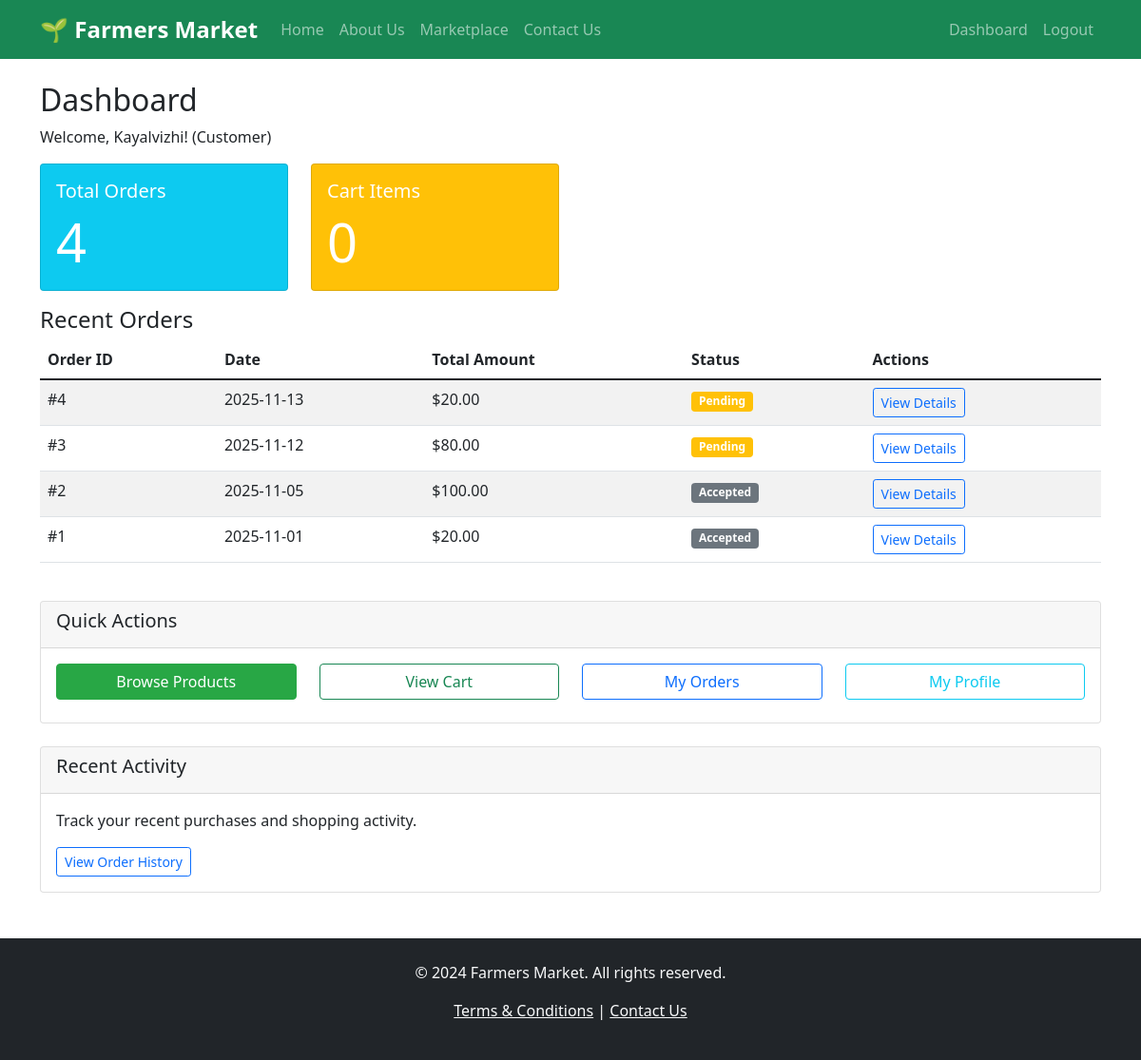
Page /dashboard (signed in) on the committed database.
### app.py (models this page shows)
class User(UserMixin, db.Model):
    id = db.Column(db.Integer, primary_key=True)
    username = db.Column(db.String(80), unique=True, nullable=False)
    email = db.Column(db.String(120), unique=True, nullable=False)
    password_hash = db.Column(db.String(120), nullable=False)
    user_type = db.Column(db.String(20), nullable=False)  # 'farmer' or 'customer'
    created_at = db.Column(db.DateTime, default=datetime.utcnow)

class Order(db.Model):
    id = db.Column(db.Integer, primary_key=True)
    customer_id = db.Column(db.Integer, db.ForeignKey('user.id'), nullable=False)
    total_amount = db.Column(db.Float, nullable=False)
    status = db.Column(db.String(20), default='pending')  # pending, accepted, shipped, delivered, cancelled
    created_at = db.Column(db.DateTime, default=datetime.utcnow)
    updated_at = db.Column(db.DateTime, default=datetime.utcnow, onupdate=datetime.utcnow)
    order_items = db.relationship('OrderItem', backref='order', lazy=True)

### app.py (the view)
@app.route('/dashboard')
@login_required
def dashboard():
    if current_user.user_type == 'farmer':
        products = Product.query.filter_by(farmer_id=current_user.id).all()
        total_products = len(products)
        received_reviews_count = Review.query.filter_by(farmer_id=current_user.id).count()
        return render_template('dashboard.html',
                             products=products,
                             total_products=total_products,
                             received_reviews_count=received_reviews_count)
    else:
        orders = Order.query.filter_by(customer_id=current_user.id).order_by(Order.created_at.desc()).all()
        total_orders = len(orders)
        cart_items_count = Cart.query.filter_by(customer_id=current_user.id).count()
        return render_template('dashboard.html',
                             orders=orders,
                             total_orders=total_orders,
                             cart_items_count=cart_items_count)

### app.py (called while the page is built)
@login_manager.user_loader
def load_user(user_id):
    return User.query.get(int(user_id))

### templates/dashboard.html (shortened to what this page needs)
{% extends "base.html" %}
{% block content %}
<div class="row">
    <div class="col-md-12">
        <h2>Dashboard</h2>
        <p>Welcome, {{ current_user.username }}! ({{ current_user.user_type|title }})</p>
    </div>
</div>
{% if current_user.user_type == 'farmer' %}
<div class="row">
    <div class="col-md-3">
        <div class="card text-white bg-success mb-3">
            <div class="card-body">
                <h5 class="card-title">Total Products</h5>
                <p class="card-text display-4">{{ total_products }}</p>
            </div>
        </div>
    </div>
    <div class="col-md-3">
        <div class="card text-white bg-primary mb-3">
            <div class="card-body">
                <h5 class="card-title">Total Reviews</h5>
                <p class="card-text display-4">{{ received_reviews_count }}</p>
            </div>
        </div>
    </div>
</div>
<div class="row">
    <div class="col-md-12">
        <h4>Your Products</h4>
        {% if products %}
        <div class="row">
            {% for product in products[:3] %}
            <div class="col-md-4 mb-3">
                <div class="card">
                    <div class="card-body">
                        <h5 class="card-title">{{ product.name }}</h5>
                        <p class="card-text">Price: ${{ "%.2f"|format(product.price) }}</p>
                        <p class="card-text">Quantity: {{ product.quantity }}</p>
                        <a href="{{ url_for('my_products') }}" class="btn btn-sm btn-outline-success">Manage Products</a>
                    </div>
                </div>
            </div>
            {% endfor %}
        </div>
        {% if products|length > 3 %}
        <div class="text-center mt-3">
            <a href="{{ url_for('my_products') }}" class="btn btn-outline-primary">View All Products</a>
        </div>
        {% endif %}
        {% else %}
        <div class="text-center py-3">
            <p>No products yet. Start by adding your first product!</p>
            <a href="{{ url_for('add_product') }}" class="btn btn-success">Add Your First Product</a>
        </div>
        {% endif %}
    </div>
</div>
{% else %}
<div class="row">
    <div class="col-md-3">
        <div class="card text-white bg-info mb-3">
            <div class="card-body">
                <h5 class="card-title">Total Orders</h5>
                <p class="card-text display-4">{{ total_orders }}</p>
            </div>
        </div>
    </div>
    <div class="col-md-3">
        <div class="card text-white bg-warning mb-3">
            <div class="card-body">
                <h5 class="card-title">Cart Items</h5>
                <p class="card-text display-4">{{ cart_items_count }}</p>
            </div>
        </div>
    </div>
</div>
<div class="row">
    <div class="col-md-12">
        <h4>Recent Orders</h4>
        {% if orders %}
        <div class="table-responsive">
            <table class="table table-striped">
                <thead>
                    <tr>
                        <th>Order ID</th>
                        <th>Date</th>
                        <th>Total Amount</th>
                        <th>Status</th>
                        <th>Actions</th>
                    </tr>
                </thead>
                <tbody>
                    {% for order in orders[:5] %}
                    <tr>
                        <td>#{{ order.id }}</td>
                        <td>{{ order.created_at.strftime('%Y-%m-%d') }}</td>
                        <td>${{ "%.2f"|format(order.total_amount) }}</td>
                        <td>
                            <span class="badge bg-{% if order.status == 'completed' %}success{% elif order.status == 'pending' %}warning{% else %}secondary{% endif %}">
                                {{ order.status|title }}
                            </span>
                        </td>
                        <td>
                            <a href="#" class="btn btn-sm btn-outline-primary">View Details</a>
                        </td>
                    </tr>
                    {% endfor %}
                </tbody>
            </table>
        </div>
        {% else %}
        <div class="text-center py-3">
            <p>No orders yet. Start shopping to see your orders here!</p>
            <a href="{{ url_for('marketplace') }}" class="btn btn-success">Start Shopping</a>
        </div>
        {% endif %}
    </div>
</div>
{% endif %}
<div class="row mt-4">
    <div class="col-md-12">
        <div class="card">
            <div class="card-header">
                <h5>Quick Actions</h5>
            </div>
            <div class="card-body">
                {% if current_user.user_type == 'farmer' %}
                <div class="row">
                    <div class="col-md-3 mb-2">
                        <a href="{{ url_for('add_product') }}" class="btn btn-success w-100">
                            <i class="fas fa-plus"></i> Add New Product
                        </a>
                    </div>
                    <div class="col-md-3 mb-2">
                        <a href="{{ url_for('my_products') }}" class="btn btn-outline-success w-100">
                            <i class="fas fa-box"></i> My Products
                        </a>
                    </div>
                    <div class="col-md-3 mb-2">
                        <a href="{{ url_for('farmer_reviews') }}" class="btn btn-outline-primary w-100">
                            <i class="fas fa-star"></i> View Reviews
                        </a>
                    </div>
                    <div class="col-md-3 mb-2">
                        <a href="{{ url_for('profile') }}" class="btn btn-outline-info w-100">
                            <i class="fas fa-user"></i> My Profile
                        </a>
                    </div>
                </div>
                {% else %}
                <div class="row">
                    <div class="col-md-3 mb-2">
                        <a href="{{ url_for('marketplace') }}" class="btn btn-success w-100">
                             Browse Products
                        </a>
                    </div>
                    <div class="col-md-3 mb-2">
                        <a href="{{ url_for('cart') }}" class="btn btn-outline-success w-100">
                             View Cart
                        </a>
                    </div>
                    <div class="col-md-3 mb-2">
                        <a href="{{ url_for('orders') }}" class="btn btn-outline-primary w-100">
                             My Orders
                        </a>
                    </div>
                    <div class="col-md-3 mb-2">
                        <a href="{{ url_for('profile') }}" class="btn btn-outline-info w-100">
                             My Profile
                        </a>
                    </div>
                </div>
                {% endif %}
            </div>
        </div>
    </div>
</div>
<div class="row mt-4">
    <div class="col-md-12">
        <div class="card">
            <div class="card-header">
                <h5>Recent Activity</h5>
            </div>
            <div class="card-body">
                {% if current_user.user_type == 'farmer' %}
                <p>View your latest product reviews and sales activity.</p>
                <a href="{{ url_for('farmer_reviews') }}" class="btn btn-sm btn-outline-primary">View All Reviews</a>
                {% else %}
                <p>Track your recent purchases and shopping activity.</p>
                <a href="{{ url_for('orders') }}" class="btn btn-sm btn-outline-primary">View Order History</a>
                {% endif %}
            </div>
        </div>
    </div>
</div>
{% endblock %}

### static/css/style.css (style rules this page uses)
.card { transition: transform 0.2s; }
.btn-success { background-color: #28a745; border-color: #28a745; }

### rows in the picture
User: username "Kayalvizhi", user_type "Customer"
Order: id "4", created_at "2025-11-13", total_amount "20.00", status "Pending"
Order: id "3", created_at "2025-11-12", total_amount "80.00", status "Pending"
Order: id "2", created_at "2025-11-05", total_amount "100.00", status "Accepted"
Order: id "1", created_at "2025-11-01", total_amount "20.00", status "Accepted"

### other values in the picture
{{ total_orders }} "4"
{{ cart_items_count }} "0"
